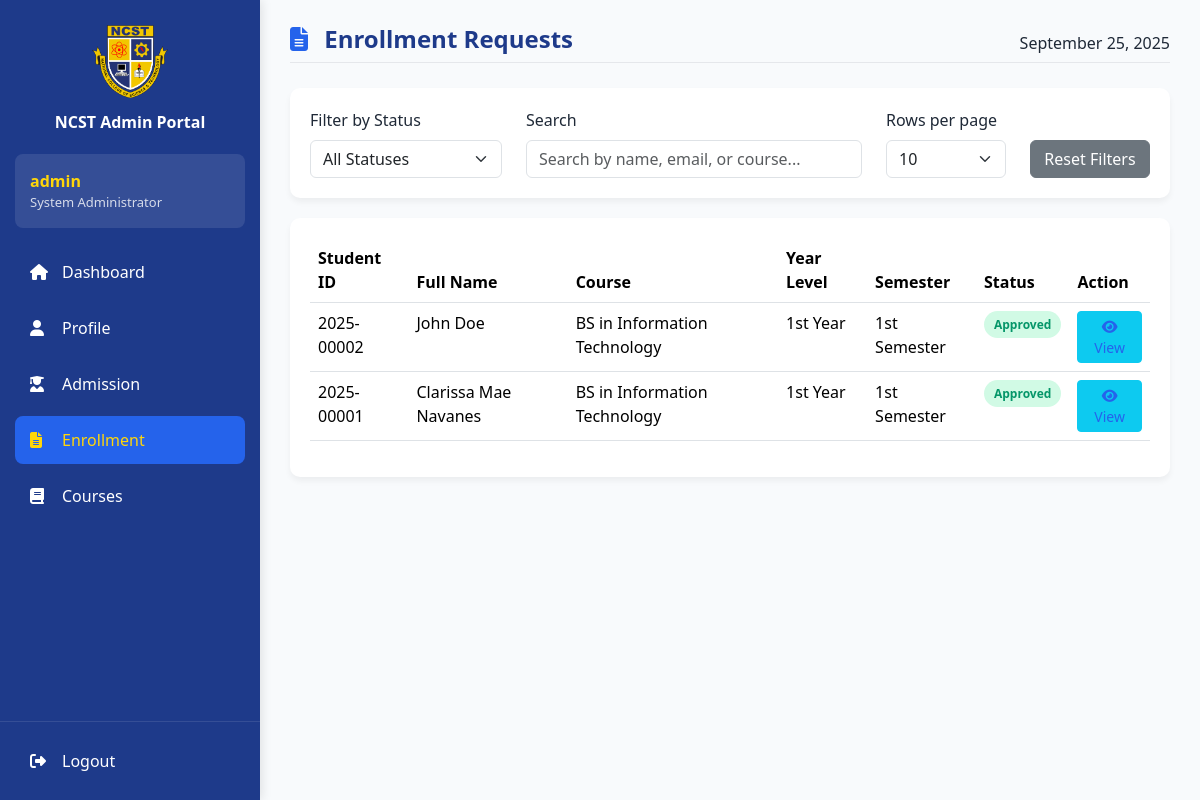
The app's page /ADMIN/enrollment_request.php (signed in) with its own data.
### tables this page shows
CREATE TABLE `registrations` (
  `id` int(11) NOT NULL,
  `student_id` varchar(50) NOT NULL,
  `fullname` varchar(100) NOT NULL,
  `course` varchar(50) NOT NULL,
  `year_level` int(11) NOT NULL,
  `semester` varchar(20) NOT NULL,
  `subjects` longtext NOT NULL CHECK (json_valid(`subjects`)),
  `status` varchar(20) DEFAULT 'pending',
  `created_at` timestamp NOT NULL DEFAULT current_timestamp()
);

### ADMIN/enrollment_request.php (the view, shortened to what this page needs)
<?php
include '../PHP/db.php';
$adminName = isset($_SESSION['admin']) ? $_SESSION['admin'] : 'Guest';
$query = "SELECT * FROM registrations ORDER BY created_at DESC";
$result = $conn->query($query);
function yearLevelText($year) {
    switch($year) {
        case 1: return '1st Year';
    }
}
?>
<!DOCTYPE html>
<html lang="en">
<head>
<link href="https://cdn.jsdelivr.net/npm/bootstrap@5.3.2/dist/css/bootstrap.min.css" rel="stylesheet">
<link href="https://cdnjs.cloudflare.com/ajax/libs/font-awesome/6.5.0/css/all.min.css" rel="stylesheet">
</head>
<body>
<div class="sidebar">
    <div class="school-brand">
        <div class="school-logo"><img src="../IMAGES/NCST-logo.png" alt="Logo"></div>
        <div class="school-name">NCST Admin Portal</div>
    </div>
    <div class="admin-info">
        <div class="admin-name"><?= htmlspecialchars($adminName) ?></div>
        <div class="admin-role">System Administrator</div>
    </div>
    <div class="nav-menu">
        <div class="nav-item"><a href="admin_dashboard.php" class="nav-link"><i class="fas fa-home"></i> Dashboard</a></div>
        <div class="nav-item"><a href="profile.php" class="nav-link"><i class="fas fa-user"></i> Profile</a></div>
        <div class="nav-item"><a href="admission_request.php" class="nav-link"><i class="fas fa-user-graduate"></i> Admission</a></div>
        <div class="nav-item"><a href="#" class="nav-link active"><i class="fas fa-file-alt"></i> Enrollment</a></div>
        <div class="nav-item"><a href="courses.php" class="nav-link"><i class="fas fa-book"></i><span>Courses</span></a></div>
    </div>
    <div class="logout-section">
        <a href="logout.php" class="nav-link"><i class="fas fa-sign-out-alt"></i> Logout</a>
    </div>
</div>
<div class="main-content">
    <div class="page-header">
        <h1 class="page-title"><i class="fas fa-file-alt"></i> Enrollment Requests</h1>
        <div class="date-display"><?= date('F j, Y') ?></div>
    </div>
        <div class="filter-section">
            <div class="row">
                <div class="col-md-3">
                    <label for="statusFilter" class="form-label">Filter by Status</label>
                    <select class="form-select" id="statusFilter">
                        <option value="">All Statuses</option>
                    </select>
                </div>
                <div class="col-md-5">
                    <label for="searchInput" class="form-label">Search</label>
                    <input type="text" class="form-control" id="searchInput" placeholder="Search by name, email, or course...">
                </div>
                <div class="col-md-2">
                    <label for="rowsPerPage" class="form-label">Rows per page</label>
                    <select class="form-select" id="rowsPerPage">
                        <option value="10">10</option>
                    </select>
                </div>
                <div class="col-md-2 d-flex align-items-end">
                    <button class="btn btn-secondary w-100" id="resetFilters">Reset Filters</button>
                </div>
            </div>
        </div>
    <div class="table-container">
        <table class="table table-hover">
            <thead>
                <tr>
                    <th>Student ID</th>
                    <th>Full Name</th>
                    <th>Course</th>
                    <th>Year Level</th>
                    <th>Semester</th>
                    <th>Status</th>
                    <th>Action</th>
                </tr>
            </thead>
            <tbody>
                <?php if ($result && $result->num_rows > 0): ?>
                    <?php while($row = $result->fetch_assoc()): ?>
                        <tr>
                            <td><?= htmlspecialchars($row['student_id']) ?></td>
                            <td><?= htmlspecialchars($row['fullname']) ?></td>
                            <td><?= htmlspecialchars($row['course']) ?></td>
                            <td><?= htmlspecialchars(yearLevelText($row['year_level'])) ?></td>
                            <td><?= htmlspecialchars($row['semester']) ?></td>
                            <td>
                                <span class="status-badge status-<?= htmlspecialchars($row['status']) ?>">
                                    <?= ucfirst(htmlspecialchars($row['status'])) ?>
                                </span>
                            </td>
                            <td>
                                <button class="btn btn-sm btn-info view-btn" data-student='<?= json_encode($row) ?>'>
                                    <i class="fas fa-eye"></i> View
                                </button>
                            </td>
                        </tr>
                    <?php endwhile; ?>
                <?php else: ?>
                    <tr><td colspan="7" class="text-center">No enrollment requests found.</td></tr>
                <?php endif; ?>
            </tbody>
        </table>
    </div>
</div>
</body>
</html>

### ADMIN/enrollment_request.php (style rules this page uses)
:root { --primary-blue: #1E3A8A; --secondary-blue: #2563EB; --accent-yellow: #FFD60A; --light-gray: #f8fafc; --dark-text: #1f2937; --medium-text: #4b5563; }
body { font-family: 'Segoe UI', Tahoma, Geneva, Verdana, sans-serif; background-color: var(--light-gray); color: var(--dark-text); margin: 0; }
.sidebar { position: fixed; top: 0; left: 0; height: 100%; width: 260px; background-color: var(--primary-blue); color: white; display: flex; flex-direction: column; padding-top: 20px; box-shadow: 2px 0 10px rgba(0,0,0,0.1); }
.sidebar .school-brand { text-align:center; padding:0 20px 20px; }
.sidebar .school-logo img { width:80px; height:80px; object-fit:contain; }
.sidebar .school-name { font-weight:bold; margin-top:10px; }
.sidebar .admin-info { padding:15px; margin:0 15px 20px; background: rgba(255,255,255,0.1); border-radius:8px; }
.sidebar .admin-name { font-weight:600; color: var(--accent-yellow); }
.sidebar .admin-role { font-size:13px; color: rgba(255,255,255,0.8); }
.nav-menu { flex:1; overflow-y:auto; padding:0 15px; }
.nav-item { margin-bottom:8px; }
.nav-link { color:white; padding:12px 15px; border-radius:8px; display:flex; align-items:center; text-decoration:none; }
.nav-link:hover, .nav-link.active { background-color: var(--secondary-blue); color: var(--accent-yellow); }
.nav-link i { width:20px; margin-right:12px; }
.logout-section { padding:15px; border-top:1px solid rgba(255,255,255,0.1); }
.main-content { margin-left:260px; padding:25px 30px; }
.page-header { display:flex; justify-content:space-between; align-items:center; margin-bottom:25px; border-bottom:1px solid #e5e7eb; }
.page-title { font-size:24px; font-weight:600; color:var(--primary-blue); }
.page-title i { margin-right:10px; color: var(--secondary-blue); }
.table-container { background:white; border-radius:10px; padding:20px; box-shadow:0 4px 6px rgba(0,0,0,0.05); overflow-x:auto; }
.status-badge { padding:5px 10px; border-radius:20px; font-size:12px; font-weight:600; }
.status-approved { background-color:#d1fae5; color:#059669; }
.view-btn { cursor:pointer; color: var(--secondary-blue); }
.filter-section { background: white; border-radius: 10px; padding: 20px; box-shadow: 0 4px 6px rgba(0,0,0,0.05); margin-bottom: 20px; }

### records on screen
registrations: student "2025-00002", fullname "John Doe", course "BS in Information Technology", year_level "1st Year", semester "1st Semester", status "Approved"
registrations: student "2025-00001", fullname "Clarissa Mae Navanes", course "BS in Information Technology", year_level "1st Year", semester "1st Semester", status "Approved"

### other values on screen
$adminName "admin"
